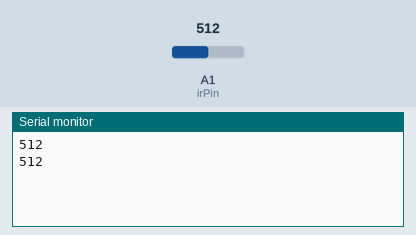
Recording of a sketch running on a simulated Arduino Uno, built with avr-gcc and run on an emulated ATmega328P. Shown: the last lines printed to the serial monitor. The inputs (shaded band) are chosen by the test bench; at power-on: A1 (irPin) = 512.

Above: at 1.8 s.
1.9 s: A1 (irPin) set to 716
At 2.8 s:
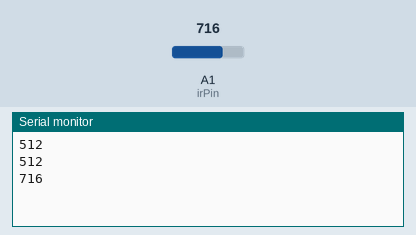
3.4 s: A1 (irPin) set to 900
At 4.7 s:
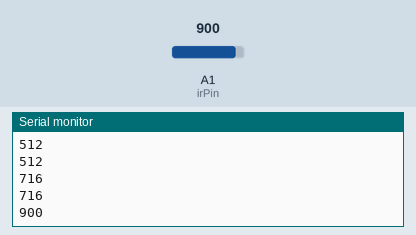
Timing chart, 0 to 6.4 s (numbered marks = the images above; inputs shaded):
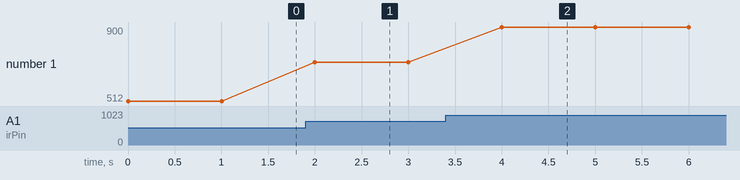

Measured:
- after the input at 1.9 s, the serial monitor: prints a new line after 0.10 s (image 1)
- after the input at 3.4 s, the serial monitor: prints a new line after 0.60 s (image 2)
- plotted number 1: 512 → 716 after the input at 1.9 s, 716 → 900 after the input at 3.4 s

The sketch:

06-proximity_sensor.ino
```cpp
int irPin = A1;


void setup() {
  // put your setup code here, to run once:
  Serial.begin(9600);
}

void loop() {
  // put your main code here, to run repeatedly:

  // TODO: 근접 센서 값 읽어들이기
  int IRval = analogRead(irPin);

  // 근접 센서 값 출력하기
  Serial.println(IRval);
  delay(1000);
}
```
